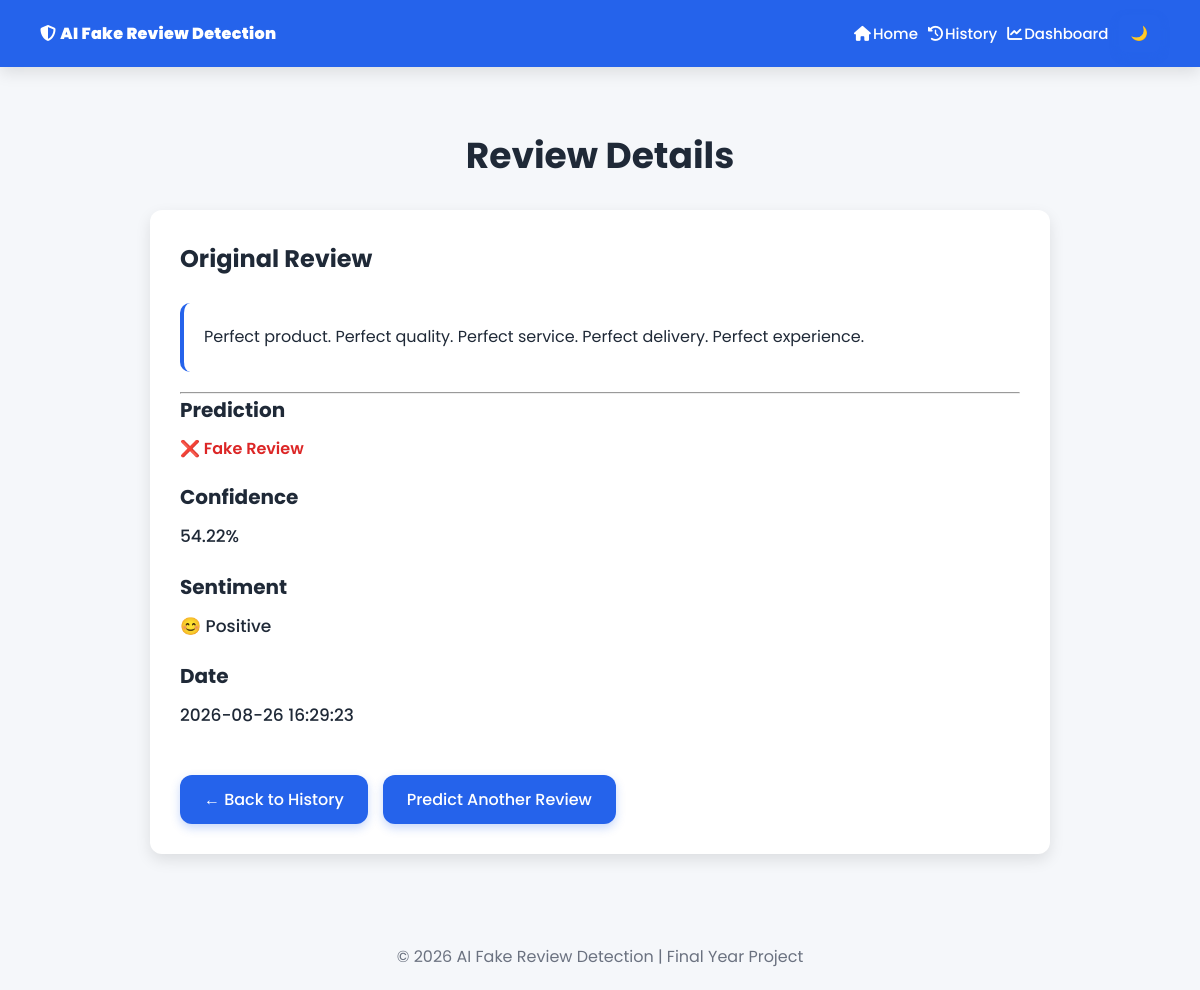
Page /review/89 on the committed database.
### tables this page shows
CREATE TABLE ReviewHistory (
        id INTEGER PRIMARY KEY AUTOINCREMENT,
        review TEXT,
        prediction TEXT,
        confidence REAL,
        date TEXT
    , sentiment TEXT);

### app.py (the view)
@app.route("/review/<int:review_id>")
def review_details(review_id):
    review = get_review_by_id(review_id)
    if review is None:
        return "Review not found", 404
    return render_template(
        "review_details.html",
        review=review
    )

### database.py (called while the page is built)
def get_review_by_id(review_id):
    connection = sqlite3.connect("database.db")
    cursor = connection.cursor()
    cursor.execute("""
        SELECT *
        FROM ReviewHistory
        WHERE id = ?
    """, (review_id,))
    review = cursor.fetchone()
    connection.close()
    return review

### templates/review_details.html (shortened to what this page needs)
<!DOCTYPE html>
<html lang="en">
<head>
    <link rel="stylesheet" href="{{ url_for('static', filename='css/style.css') }}">
    <link rel="stylesheet" href="https://cdnjs.cloudflare.com/ajax/libs/font-awesome/6.7.2/css/all.min.css">
</head>
<body>
    {% include 'navbar.html' %}
    <main class="container">
        <h1>Review Details</h1>
        <div class="review-details-card">
            <div class="detail-section">
                <h2>Original Review</h2>
                <div class="review-box">
                    <p>
                        {{ review[1] }}
                    </p>
                </div>
            </div>
            <hr>
            <div class="detail-section">
                <h3>Prediction</h3>
                {% if review[2] == "✅ Genuine Review" %}
                <p class="success">
                    {{ review[2] }}
                </p>
                {% else %}
                <p class="danger">
                    {{ review[2] }}
                </p>
                {% endif %}
            </div>
            <div class="detail-section">
                <h3>Confidence</h3>
                <p class="detail-value">
                    {{ review[3] }}%
                </p>
            </div>
            <div class="detail-section">
                <h3>Sentiment</h3>
                <p class="detail-value">
                    {{ review[5] }}
                </p>
            </div>
            <div class="detail-section">
                <h3>Date</h3>
                <p class="detail-value">
                    {{ review[4] }}
                </p>
            </div>
            <br>
            <div class="details-buttons">
                <a href="/history" class="btn">
                    ← Back to History
                </a>
                <a href="/" class="btn">
                    Predict Another Review
                </a>
            </div>
        </div>
    </main>
    <footer class="footer">
        <p>
            © 2026 AI Fake Review Detection | Final Year Project
        </p>
    </footer>
</body>
</html>

### static/css/style.css (style rules this page uses)
:root { --bg-color: #f5f7fa; --primary: #2563eb; --primary-hover: #1d4ed8; --success: #16a34a; --danger: #dc2626; --white: #ffffff; --text: #1f2937; --border: #d1d5db; --radius: 12px; --shadow: 0 6px 15px rgba(0, 0, 0, 0.1); }
* { margin: 0; padding: 0; box-sizing: border-box; }
body { font-family: 'Poppins', sans-serif; background: var(--bg-color); color: var(--text); line-height: 1.6; }
.container { width: 90%; max-width: 1100px; margin: 40px auto; padding: 20px; }
h1 { font-size: 36px; margin-bottom: 20px; text-align: center; }
h2 { font-size: 24px; margin-bottom: 15px; }
h3 { font-size: 20px; margin-bottom: 10px; }
p { font-size: 16px; }
.btn { display: inline-block; background: var(--primary); color: var(--white); text-decoration: none; padding: 12px 24px; min-width: 180px; text-align: center; border-radius: var(--radius); font-size: 16px; font-weight: 500; transition: all 0.3s ease; box-shadow: 0 4px 10px rgba(37, 99, 235, .25); }
.review-box { background: var(--bg-color); padding: 20px; border-radius: var(--radius); text-align: left; margin-top: 25px; border-left: 5px solid var(--primary); }
.review-box p { line-height: 1.8; word-wrap: break-word; }
.danger { color: var(--danger); font-weight: 600; }
a { text-decoration: none; color: inherit; }
html { scroll-behavior: smooth; }
.container, .card, .result-card, .chart-section, .table-container { animation: fadeIn .6s ease; }
.footer { margin-top: 50px; text-align: center; color: #6b7280; padding: 20px; font-size: 15px; }
.review-details-card { background: var(--white); padding: 30px; border-radius: 12px; box-shadow: var(--shadow); margin-top: 25px; max-width: 900px; margin-left: auto; margin-right: auto; }
.detail-section { margin-bottom: 20px; }
.detail-section h2, .detail-section h3 { color: var(--text); margin-bottom: 10px; }
.review-box { background: var(--background); padding: 20px; border-radius: 10px; border-left: 4px solid var(--primary); line-height: 1.7; word-wrap: break-word; }
.detail-value { color: var(--text); font-size: 17px; font-weight: 500; }
.details-buttons { display: flex; gap: 15px; flex-wrap: wrap; }

### rows in the picture
ReviewHistory: review "Perfect product. Perfect quality. Perfect service. Perfect delivery. Perfect experience.", prediction "❌ Fake Review", confidence "54.22", sentiment "😊 Positive", date "2026-08-26 16:29:23"
